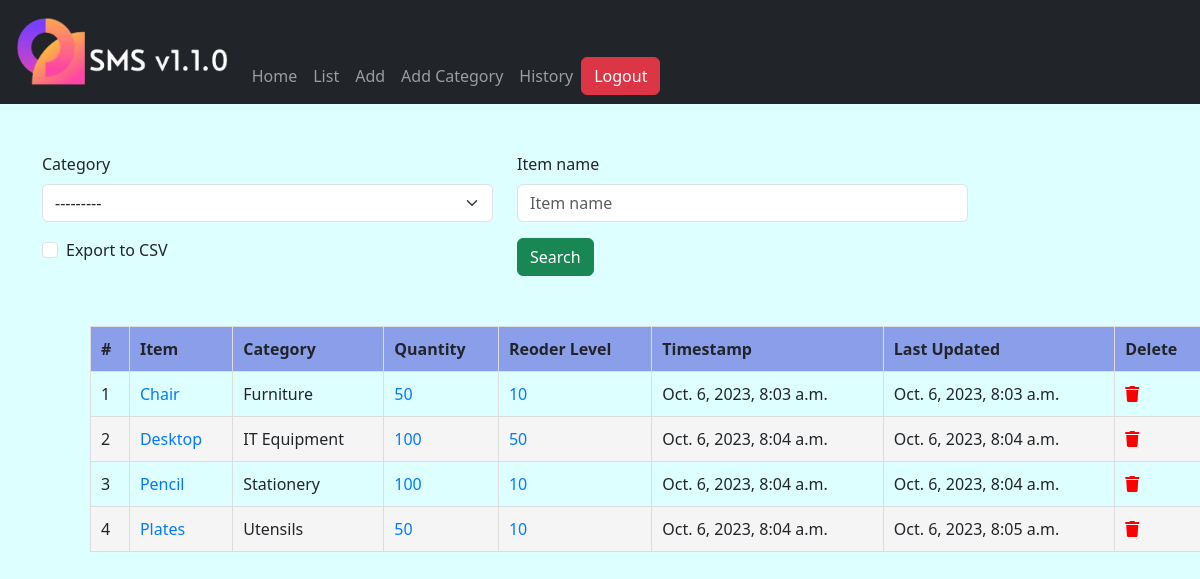
Before: /stock/list/ (signed in) with the older database file.
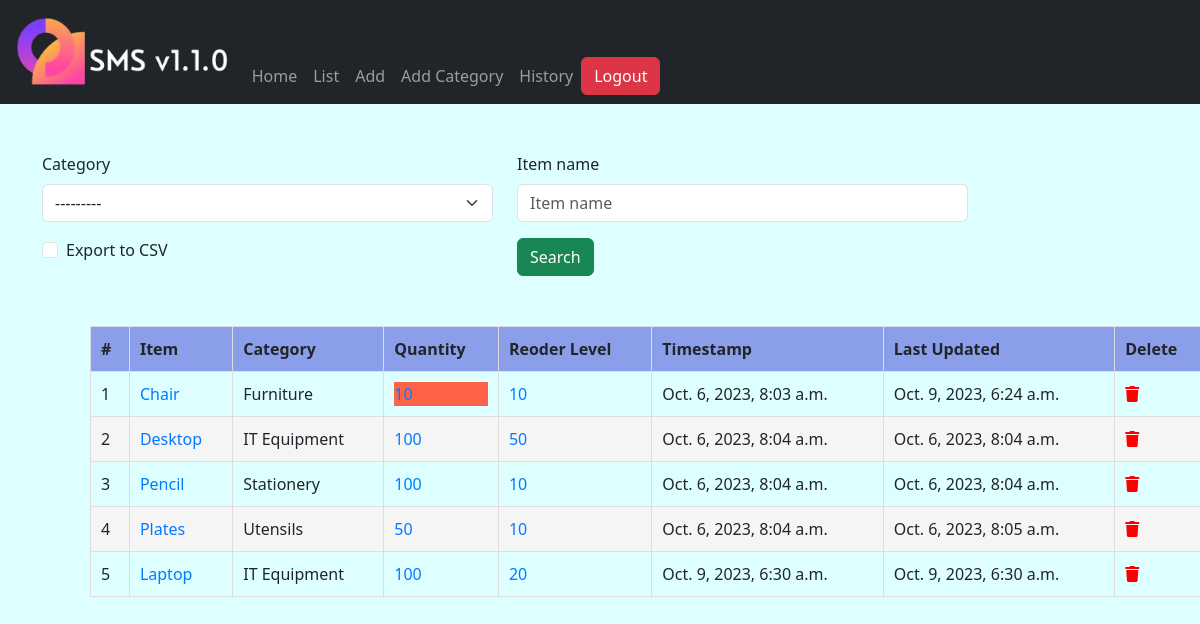
After: the same page with the newer database file.
### stockmgt/models.py (models this page shows, shortened)
class Stock(models.Model):
    category = models.ForeignKey(Category, on_delete=models.CASCADE, blank=True, null=True)
    item_name = models.CharField(max_length=50, blank=True, null=True)
    quantity = models.IntegerField(default='0', blank=True, null=True)
    receive_quantity = models.IntegerField(default='0', blank=True, null=True)
    receive_by = models.CharField(max_length=50, blank=True, null=True)
    issue_quantity = models.IntegerField(default='0', blank=True, null=True)
    issue_by = models.CharField(max_length=50, blank=True, null=True)
    issue_to = models.CharField(max_length=50, blank=True, null=True)
    phone_number = models.CharField(max_length=50, blank=True, null=True)
    created_by = models.CharField(max_length=50, blank=True, null=True)
    reorder_level = models.IntegerField(default='0', blank=True, null=True)
    timestamp = models.DateTimeField(auto_now_add=True, auto_now=False)
    last_updated = models.DateTimeField(auto_now_add=False, auto_now=True)
    export_to_CSV = models.BooleanField(default=False)

class Category(models.Model):
    name = models.CharField(max_length=50, blank=True, null=True)
    def __str__(self):
        return self.name

### stockmgt/views.py (the view, shortened to what this page needs)
# urls.py: path('list/', list_items, name='list'),
@login_required(login_url=('/accounts/login'))
def list_items(request):
    queryset = Stock.objects.all()
    form = StockSearchForm()
    context={
        'queryset':queryset,
        'form':form
    }
    return render(request, 'stock/list.html', context)

### stockmgt/forms.py
class StockSearchForm(forms.ModelForm):
   class Meta:
     model = Stock
     fields = ['category', 'item_name', 'export_to_CSV']

### stockmgt/templates/stock/list.html (shortened to what this page needs)
{% extends 'base.html' %}
{% load bootstrap5 %}
{% block content %}
	<div class="container">
		<form class="mt-5" method="post" action="">
			<div class="row">
				{% for field in form %}
				<div class="col-sm-5">
					{% bootstrap_field field %}
				</div>
				{% endfor %}
				<div class="col-sm-3">
					<input class="btn btn-success" type="submit" value="Search">
				</div>
			</div>
		</form>
		<table class="m-5">
			<thead>
				<th>#</th>
				<th>Item</th>
				<th>Category</th>
				<th>Quantity</th>
				<th>Reoder Level</th>
				<th>Timestamp</th>
				<th>Last Updated</th>
				<th>Delete</th>
			</thead>
			<tbody>
				{% for instance in queryset %}
				<tr>
					<td>{{forloop.counter}}</td>
					<td><a href="{% url 'stock:update' id=instance.id %}">{{instance.item_name}}</a></td>
					<td>{{instance.category}}</td>
					<td><a href="{% url 'stock:detail' id=instance.id %}">
						{% if instance.quantity <= instance.reorder_level %}
						<div style="background-color: tomato;">{{instance.quantity}}</div>
						{% else %}{{instance.quantity}}
						{% endif %}
					</a></td>
					<td><a href="{% url 'stock:reorder' instance.id %}">{{instance.reorder_level}}</a></td>
					<td>{{instance.timestamp}}</td>
					<td>{{instance.last_updated}}</td>
					<td><a href="{% url 'stock:delete' id=instance.id %}"><i class="fas fa-trash" style="color: red;"></i></a></td>
				</tr>
				{% endfor %}
			</tbody>
		</table>
	</div>
{% endblock %}

Changed rows visible on the page:
changed Stock "Chair": last_updated "Oct. 6, 2023, 8:03 a.m." → "Oct. 9, 2023, 6:24 a.m."; quantity "50" → "10"
added Stock: item_name "Laptop", category "IT Equipment", quantity "100", reorder_level "20", timestamp "Oct. 9, 2023, 6:30 a.m.", last_updated "Oct. 9, 2023, 6:30 a.m."
